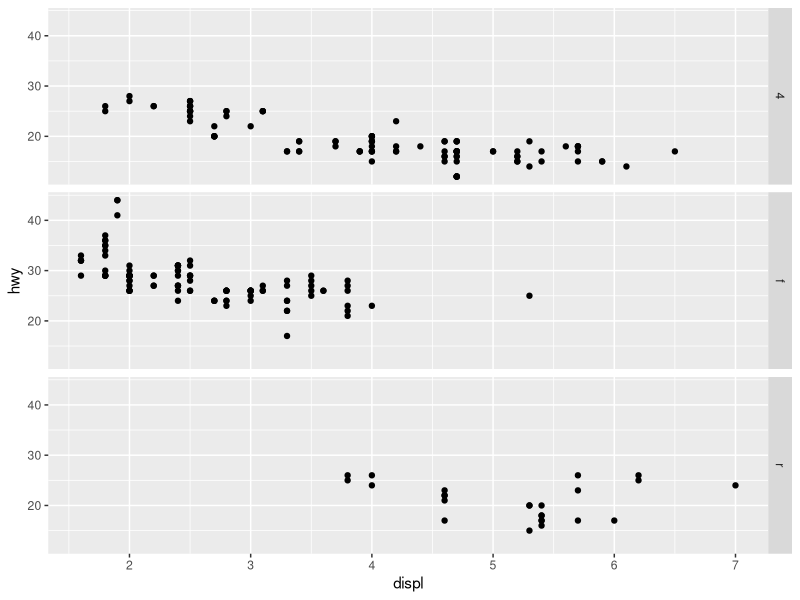

Write R code to recreate this figure.
library(ggplot2)

pl <- ggplot(mpg, aes(x=displ, y=hwy)) + geom_point()

#pl2 <- pl + coord_cartesian(xlim = c(1,4), ylim =c(15, 30))

#pl2 <- pl + coord_fixed(ratio = 1/3)

#print(pl2)

#print(pl + facet_grid(. ~cyl))

print(pl + facet_grid(drv ~.))
